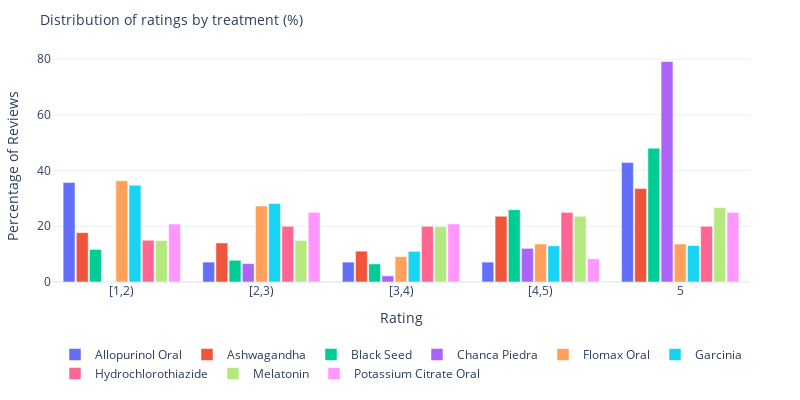

The cell this chart's notebook holds for it:
### Code cell
all_data = []
for medicine in sorted(df['Medicine'].unique()):
    medicine_data = df[df['Medicine'] == medicine]
    bins = [1.0, 2.0, 3.0, 4.0, 5.0, 5.1]
    counts, _ = np.histogram(medicine_data['Overall Rating'], bins=bins)
    
    # Normalize the counts to percentages
    total_reviews = len(medicine_data)
    percentages = (counts / total_reviews) * 100
    
    ratings_df = pd.DataFrame({
        'Rating': [1, 2, 3, 4, 5],
        'Percentage': percentages,
        'Medicine': medicine,
        'RatingRange': ['[1,2)', '[2,3)', '[3,4)', '[4,5)', '5']  # Add rating ranges for hover
    })
    all_data.append(ratings_df)

plot_df = pd.concat(all_data)

fig = px.bar(plot_df, 
             x='Rating', 
             y='Percentage',
             color='Medicine',
             barmode='group',
             width=PLOT_PARAMS['width'] * 2.0,
             height=PLOT_PARAMS['height'] * 2.0)

fig.update_layout(
    title='Distribution of ratings by treatment (%)',
    xaxis_title='Rating',
    yaxis_title='Percentage of Reviews',
    template='plotly_white',
    bargap=0.15,
    bargroupgap=0.1,
    margin=PLOT_PARAMS['margin'],
    title_font_size=PLOT_PARAMS['title_font_size'],
    xaxis=dict(
        tickmode='array',
        tickvals=[1, 2, 3, 4, 5],
        ticktext=['[1,2)', '[2,3)', '[3,4)', '[4,5)', '5'],
        range=[0.5, 5.5]
    ),
    legend=dict(
        orientation='h',
        yanchor='top',
        y=-0.25,  # Move legend below x-axis title
        xanchor='center',
        x=0.5,
        title=None
    )
)

# Update the traces differently since we have grouped bars
for medicine_name in plot_df['Medicine'].unique():
    medicine_data = plot_df[plot_df['Medicine'] == medicine_name]
    fig.update_traces(
        customdata=medicine_data[['Medicine', 'RatingRange']].values,
        hovertemplate=(
            "%{customdata[0]}<br>" +
            "Rating: %{customdata[1]}<br>" +
            "Percentage: %{y:.1f}%" +
            "<extra></extra>"
        ),
        selector=dict(name=medicine_name)  # This ensures we update the correct trace
    )

fig.show()
figname = "webmd-treatment-distribution-rating"
fig.write_html(figfolder+figname+".html")
fig.write_image(figfolder+figname+".png", scale=4)

### Figure 1 — Plotly figure (JSON) as saved in the notebook; plotly's stock layout.template omitted (floating-point values rounded to 4 significant figures)
{"data": [{"alignmentgroup": "True", "customdata": [["Allopurinol Oral", "[1,2)"], ["Allopurinol Oral", "[2,3)"], ["Allopurinol Oral", "[3,4)"], ["Allopurinol Oral", "[4,5)"], ["Allopurinol Oral", "5"]], "hovertemplate": "%{customdata[0]}<br>Rating: %{customdata[1]}<br>Percentage: %{y:.1f}%<extra></extra>", "legendgroup": "Allopurinol Oral", "marker": {"color": "#636efa", "pattern": {"shape": ""}}, "name": "Allopurinol Oral", "offsetgroup": "Allopurinol Oral", "orientation": "v", "showlegend": true, "textposition": "auto", "type": "bar", "x": [1, 2, 3, 4, 5], "xaxis": "x", "y": [35.71, 7.143, 7.143, 7.143, 42.86], "yaxis": "y"}, {"alignmentgroup": "True", "customdata": [["Ashwagandha", "[1,2)"], ["Ashwagandha", "[2,3)"], ["Ashwagandha", "[3,4)"], ["Ashwagandha", "[4,5)"], ["Ashwagandha", "5"]], "hovertemplate": "%{customdata[0]}<br>Rating: %{customdata[1]}<br>Percentage: %{y:.1f}%<extra></extra>", "legendgroup": "Ashwagandha", "marker": {"color": "#EF553B", "pattern": {"shape": ""}}, "name": "Ashwagandha", "offsetgroup": "Ashwagandha", "orientation": "v", "showlegend": true, "textposition": "auto", "type": "bar", "x": [1, 2, 3, 4, 5], "xaxis": "x", "y": [17.71, 14.02, 11.07, 23.62, 33.58], "yaxis": "y"}, {"alignmentgroup": "True", "customdata": [["Black Seed", "[1,2)"], ["Black Seed", "[2,3)"], ["Black Seed", "[3,4)"], ["Black Seed", "[4,5)"], ["Black Seed", "5"]], "hovertemplate": "%{customdata[0]}<br>Rating: %{customdata[1]}<br>Percentage: %{y:.1f}%<extra></extra>", "legendgroup": "Black Seed", "marker": {"color": "#00cc96", "pattern": {"shape": ""}}, "name": "Black Seed", "offsetgroup": "Black Seed", "orientation": "v", "showlegend": true, "textposition": "auto", "type": "bar", "x": [1, 2, 3, 4, 5], "xaxis": "x", "y": [11.69, 7.792, 6.494, 25.97, 48.05], "yaxis": "y"}, {"alignmentgroup": "True", "customdata": [["Chanca Piedra", "[1,2)"], ["Chanca Piedra", "[2,3)"], ["Chanca Piedra", "[3,4)"], ["Chanca Piedra", "[4,5)"], ["Chanca Piedra", "5"]], "hovertemplate": "%{customdata[0]}<br>Rating: %{customdata[1]}<br>Percentage: %{y:.1f}%<extra></extra>", "legendgroup": "Chanca Piedra", "marker": {"color": "#ab63fa", "pattern": {"shape": ""}}, "name": "Chanca Piedra", "offsetgroup": "Chanca Piedra", "orientation": "v", "showlegend": true, "textposition": "auto", "type": "bar", "x": [1, 2, 3, 4, 5], "xaxis": "x", "y": [0, 6.593, 2.198, 12.09, 79.12], "yaxis": "y"}, {"alignmentgroup": "True", "customdata": [["Flomax Oral", "[1,2)"], ["Flomax Oral", "[2,3)"], ["Flomax Oral", "[3,4)"], ["Flomax Oral", "[4,5)"], ["Flomax Oral", "5"]], "hovertemplate": "%{customdata[0]}<br>Rating: %{customdata[1]}<br>Percentage: %{y:.1f}%<extra></extra>", "legendgroup": "Flomax Oral", "marker": {"color": "#FFA15A", "pattern": {"shape": ""}}, "name": "Flomax Oral", "offsetgroup": "Flomax Oral", "orientation": "v", "showlegend": true, "textposition": "auto", "type": "bar", "x": [1, 2, 3, 4, 5], "xaxis": "x", "y": [36.36, 27.27, 9.091, 13.64, 13.64], "yaxis": "y"}, {"alignmentgroup": "True", "customdata": [["Garcinia", "[1,2)"], ["Garcinia", "[2,3)"], ["Garcinia", "[3,4)"], ["Garcinia", "[4,5)"], ["Garcinia", "5"]], "hovertemplate": "%{customdata[0]}<br>Rating: %{customdata[1]}<br>Percentage: %{y:.1f}%<extra></extra>", "legendgroup": "Garcinia", "marker": {"color": "#19d3f3", "pattern": {"shape": ""}}, "name": "Garcinia", "offsetgroup": "Garcinia", "orientation": "v", "showlegend": true, "textposition": "auto", "type": "bar", "x": [1, 2, 3, 4, 5], "xaxis": "x", "y": [34.75, 28.14, 10.99, 13.0, 13.12], "yaxis": "y"}, {"alignmentgroup": "True", "customdata": [["Hydrochlorothiazide", "[1,2)"], ["Hydrochlorothiazide", "[2,3)"], ["Hydrochlorothiazide", "[3,4)"], ["Hydrochlorothiazide", "[4,5)"], ["Hydrochlorothiazide", "5"]], "hovertemplate": "%{customdata[0]}<br>Rating: %{customdata[1]}<br>Percentage: %{y:.1f}%<extra></extra>", "legendgroup": "Hydrochlorothiazide", "marker": {"color": "#FF6692", "pattern": {"shape": ""}}, "name": "Hydrochlorothiazide", "offsetgroup": "Hydrochlorothiazide", "orientation": "v", "showlegend": true, "textposition": "auto", "type": "bar", "x": [1, 2, 3, 4, 5], "xaxis": "x", "y": [15, 20, 20, 25, 20], "yaxis": "y"}, {"alignmentgroup": "True", "customdata": [["Melatonin", "[1,2)"], ["Melatonin", "[2,3)"], ["Melatonin", "[3,4)"], ["Melatonin", "[4,5)"], ["Melatonin", "5"]], "hovertemplate": "%{customdata[0]}<br>Rating: %{customdata[1]}<br>Percentage: %{y:.1f}%<extra></extra>", "legendgroup": "Melatonin", "marker": {"color": "#B6E880", "pattern": {"shape": ""}}, "name": "Melatonin", "offsetgroup": "Melatonin", "orientation": "v", "showlegend": true, "textposition": "auto", "type": "bar", "x": [1, 2, 3, 4, 5], "xaxis": "x", "y": [14.91, 14.91, 19.88, 23.6, 26.71], "yaxis": "y"}, {"alignmentgroup": "True", "customdata": [["Potassium Citrate Oral", "[1,2)"], ["Potassium Citrate Oral", "[2,3)"], ["Potassium Citrate Oral", "[3,4)"], ["Potassium Citrate Oral", "[4,5)"], ["Potassium Citrate Oral", "5"]], "hovertemplate": "%{customdata[0]}<br>Rating: %{customdata[1]}<br>Percentage: %{y:.1f}%<extra></extra>", "legendgroup": "Potassium Citrate Oral", "marker": {"color": "#FF97FF", "pattern": {"shape": ""}}, "name": "Potassium Citrate Oral", "offsetgroup": "Potassium Citrate Oral", "orientation": "v", "showlegend": true, "textposition": "auto", "type": "bar", "x": [1, 2, 3, 4, 5], "xaxis": "x", "y": [20.83, 25, 20.83, 8.333, 25], "yaxis": "y"}], "layout": {"bargap": 0.15, "bargroupgap": 0.1, "barmode": "group", "height": 400, "legend": {"orientation": "h", "title": {}, "tracegroupgap": 0, "x": 0.5, "xanchor": "center", "y": -0.25, "yanchor": "top"}, "margin": {"b": 50, "l": 50, "r": 50, "t": 50}, "title": {"font": {"size": 14}, "text": "Distribution of ratings by treatment (%)"}, "width": 800, "xaxis": {"anchor": "y", "domain": [0, 1], "range": [0.5, 5.5], "tickmode": "array", "ticktext": ["[1,2)", "[2,3)", "[3,4)", "[4,5)", "5"], "tickvals": [1, 2, 3, 4, 5], "title": {"text": "Rating"}}, "yaxis": {"anchor": "x", "domain": [0, 1], "title": {"text": "Percentage of Reviews"}}}}
